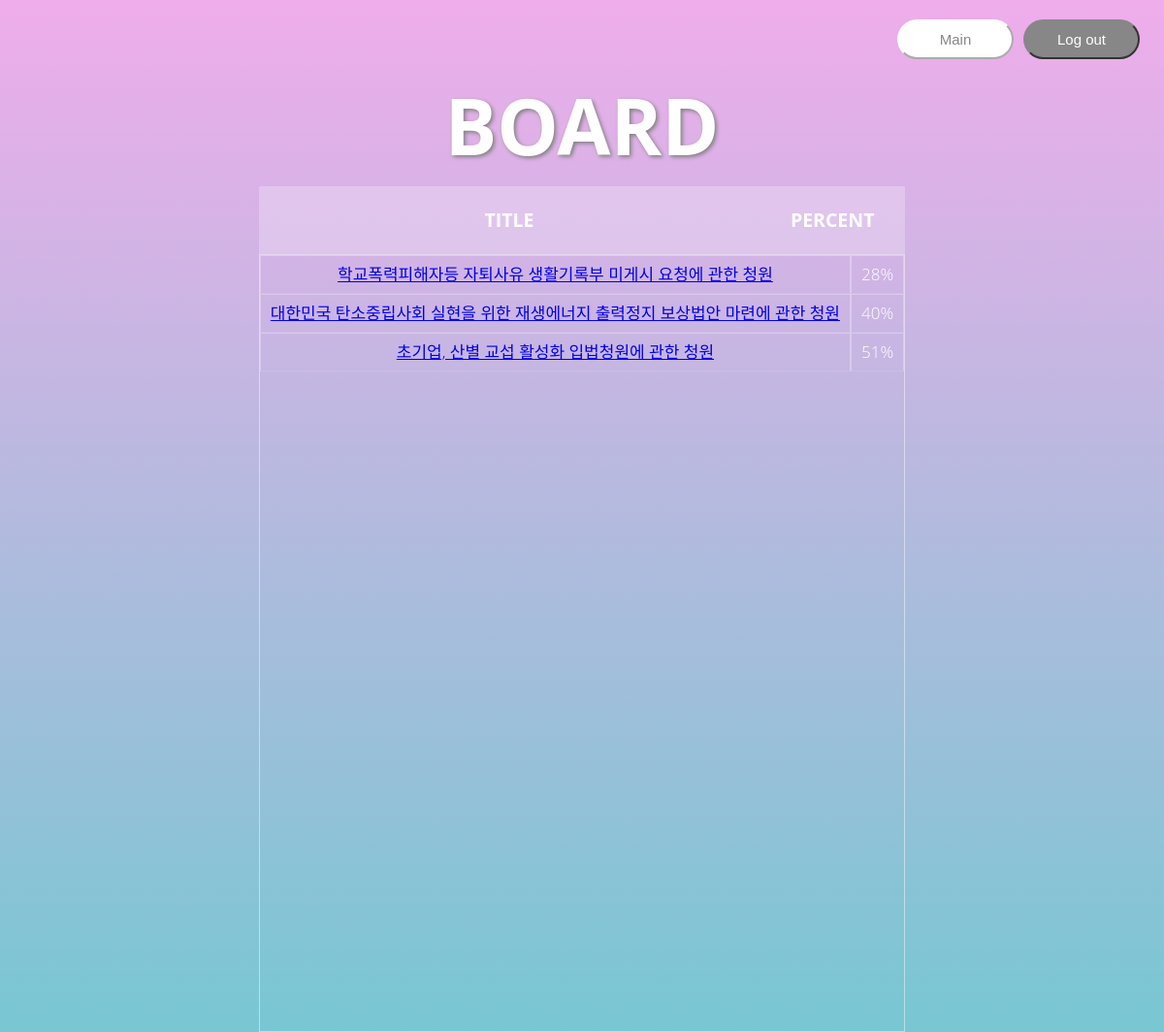
The page /registertotable/ on the database its author committed.
### boards/models.py (models this page shows)
class Petition(models.Model):
    category = models.CharField(max_length=50)
    title = models.CharField(max_length=100)
    content = models.TextField()
    percent = models.IntegerField()

### boards/views.py (the view)
# urls.py: path('registertotable/', views.registertotable, name = 'registertotable'),
def registertotable(request):
    board_all = Petition.objects.order_by('-pk')
    context = {'boards':board_all}
    return render(request, 'boards/table_register.html', context)

### boards/templates/boards/table_register.html (shortened to what this page needs)
<!DOCTYPE html>
<html lang="ko">
  <head>
  </head>
  <body>
    <div class='buttonarea'>
      <form action="{% url 'boards:returntoregister' %}" method="get">
        <button class="button-return">
          <span>Main</span></button>
      </form>
      <form action="{% url 'boards:start' %}" method="get">
        <button class="button-board">
          <span>Log out</span></button>
      </form>
    </div>
    <div id="Title">
      <h1>BOARD</h1>
    </div>
    <div id="MainResult">
      <section>
        <div class="tbl-header">
          <table cellpadding="0" cellspacing="0">
            <thead>
              <tr>
                <th id="TableTitle">
                  <h1>TITLE</h1>
                </th>
                <th id="TablePercent">
                  <h1>PERCENT</h1>
                </th>
              </tr>
            </thead>
          </table>
        </div>
        <div class="tbl-content">
          <table cellpadding="0" cellspacing="0" border="0">
            <tbody>
              {% for board in boards %}
                <tr>
                  <td>
                    <a href="{% url 'boards:detail' board.pk %}">{{board.title}}</a>
                  </td>
                  <td>{{board.percent}}%</td>
                </tr>
              {% endfor %}
            </tbody>
          </table>
        </div>
      </section>
    </div>
  </body>
</html>

### boards/templates/boards/table_register.html (style rules this page uses)
body { margin: 0; height: 100%; background-image: linear-gradient(to top, #78c7d2 0%, #efadeb 100%); font: 600 16px/18px 'Open Sans', sans-serif; background-repeat: no-repeat; background-size: cover; background-attachment: fixed; }
#MainResult { align-items: center; width: 70%; height: 30vh; margin: auto; display: flex; justify-content: center; flex-wrap: wrap; }
#Title { font-size: 40px; font-weight: bold; color: #fff; text-transform: uppercase; font-weight: 300; text-align: center; margin-top: 10%; margin-bottom: 15px; text-shadow: 2px 2px 4px gray; }
table { width: 100%; }
.tbl-header { background-color: rgba(255, 255, 255, 0.247); }
.tbl-content { height: 800px; overflow-x: auto; margin-top: 0; border: 1px solid rgba(255, 255, 255, 0.457); }
#TablePercent { width: 130px; }
th { padding: 10px; text-align: center; font-size: 13px; color: #fff; text-transform: uppercase; }
td { border: 1px solid rgba(255, 255, 255, 0.3); padding: 10px; text-align: center; vertical-align: middle; font-weight: 300; font-size: 17px; color: #fff; border-bottom: solid 1px rgba(255, 255, 255, 0.1); }
.buttonarea { margin-top: 10px; text-align: center; position: absolute; top: 0; right: 0; margin: 20px; display: flex; justify-content: space-between; }
button { margin: 0 5px; }
.button-return { border-color: #ffffff; color: rgb(135, 135, 135); padding: 10px 20px; width: 120px; background: #ffffff; font-size: 15px; display: flex; justify-content: center; border-radius: 50px; }
.button-board { border-color: rgb(135, 135, 135); color: white; padding: 10px 20px; width: 120px; background: rgb(135, 135, 135); font-size: 15px; display: flex; justify-content: center; border-radius: 50px; }

### rows shown on the page
Petition: title "학교폭력피해자등 자퇴사유 생활기록부 미게시 요청에 관한 청원", percent "28"
Petition: title "대한민국 탄소중립사회 실현을 위한 재생에너지 출력정지 보상법안 마련에 관한 청원", percent "40"
Petition: title "초기업, 산별 교섭 활성화 입법청원에 관한 청원", percent "51"
